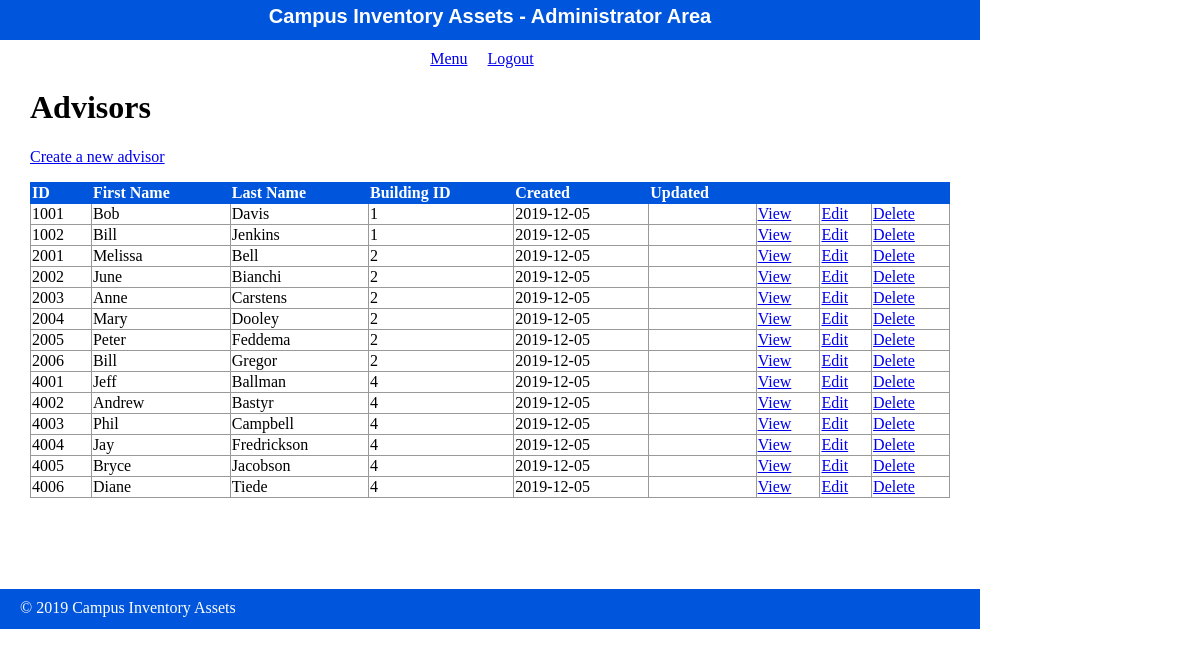
/admin/advisor/index.php, run on the app's committed database.
### tables this page shows
create table advisor(
    advisor_id int(4) Primary Key,
    advisor_fname VARCHAR(10),
    advisor_lname VARCHAR(25),
    building_id int(4),
    advis_create_date date,
    advis_update_date date,
    FOREIGN KEY(building_id) REFERENCES building(building_id)
);

### private/functions.php (called while the page is built, shortened)
<?php
$db = db_connect();
function url_for($script_path) {
  return WWW_ROOT . $script_path;
}
function u($string="") {
  return urlencode($string);
}
function h($string="") {
  return htmlspecialchars($string);
}
function query($sql){
  global $db;
  $result = mysqli_query($db, $sql);
  return $result;
}
?>

### public/admin/advisor/index.php (the view, shortened to what this page needs)
<?php
include(SHARED_PATH . '/admin_header.php');
$sql = "select * from advisor";
$advisor_set = query($sql);
?>
<div id="content">
  <div class="pages listing">
    <h1>Advisors</h1>
    <div class="actions">
      <a class="action" href="<?php echo url_for('/admin/advisor/new.php'); ?>">Create a new advisor</a>
    </div>
  	<table class="list">
  	  <tr>
        <th>ID</th>
        <th>First Name</th>
        <th>Last Name</th>
        <th>Building ID</th>
  	    <th>Created</th>
        <th>Updated</th>
  	    <th>&nbsp;</th>
  	    <th>&nbsp;</th>
        <th>&nbsp;</th>
  	  </tr>
      <?php while($index = mysqli_fetch_assoc($advisor_set)) { ?>
        <tr>
          <td><?php echo h($index['advisor_id']); ?></td>
          <td><?php echo h($index['advisor_fname']); ?></td>
    	    <td><?php echo h($index['advisor_lname']); ?></td>
          <td><?php echo h($index['building_id']); ?></td>
          <td><?php echo h($index['advis_create_date']); ?></td>
          <td><?php echo h($index['advis_update_date']); ?></td>
          <td><a class="action" href="<?php echo url_for('/admin/adivsor/show.php?id=' . h(u($index['advisor_id']))); ?>">View</a></td>
          <td><a class="action" href="<?php echo url_for('/admin/adivsor/edit.php?id=' . h(u($index['advisor_id']))); ?>">Edit</a></td>
          <td><a class="action" href="<?php echo url_for('/admin/adivsor/delete.php?id=' . h(u($index['advisor_id']))); ?>">Delete</a></td>
    	  </tr>
      <?php } ?>
  	</table>
  </div>
</div>
<?php include(SHARED_PATH . '/admin_footer.php'); ?>

### public/stylesheets/staff.css (style rules this page uses)
html { height: 100%; width: 100%; }
body { height: 980px; width: 100%; margin: 0; padding: 0; }
#content { width: 920px; min-height: 500px; padding: 0 30px; }
.actions { margin-bottom: 1em; }
table { border-collapse: collapse; vertical-align: top; }
table.list { width: 100%; }
table.list tr td { border: 1px solid #999999; }
table.list tr th { border: 1px solid #0055DD; background: #0055DD; color: white; text-align: left; }

### data on the page
advisor: advisor_id "1001", advisor_fname "Bob", advisor_lname "Davis", building "1", advis_create_date "2019-12-05"
advisor: advisor_id "1002", advisor_fname "Bill", advisor_lname "Jenkins", building "1", advis_create_date "2019-12-05"
advisor: advisor_id "2001", advisor_fname "Melissa", advisor_lname "Bell", building "2", advis_create_date "2019-12-05"
advisor: advisor_id "2002", advisor_fname "June", advisor_lname "Bianchi", building "2", advis_create_date "2019-12-05"
advisor: advisor_id "2003", advisor_fname "Anne", advisor_lname "Carstens", building "2", advis_create_date "2019-12-05"
advisor: advisor_id "2004", advisor_fname "Mary", advisor_lname "Dooley", building "2", advis_create_date "2019-12-05"
advisor: advisor_id "2005", advisor_fname "Peter", advisor_lname "Feddema", building "2", advis_create_date "2019-12-05"
advisor: advisor_id "2006", advisor_fname "Bill", advisor_lname "Gregor", building "2", advis_create_date "2019-12-05"
advisor: advisor_id "4001", advisor_fname "Jeff", advisor_lname "Ballman", building "4", advis_create_date "2019-12-05"
advisor: advisor_id "4002", advisor_fname "Andrew", advisor_lname "Bastyr", building "4", advis_create_date "2019-12-05"
advisor: advisor_id "4003", advisor_fname "Phil", advisor_lname "Campbell", building "4", advis_create_date "2019-12-05"
advisor: advisor_id "4004", advisor_fname "Jay", advisor_lname "Fredrickson", building "4", advis_create_date "2019-12-05"
advisor: advisor_id "4005", advisor_fname "Bryce", advisor_lname "Jacobson", building "4", advis_create_date "2019-12-05"
advisor: advisor_id "4006", advisor_fname "Diane", advisor_lname "Tiede", building "4", advis_create_date "2019-12-05"
